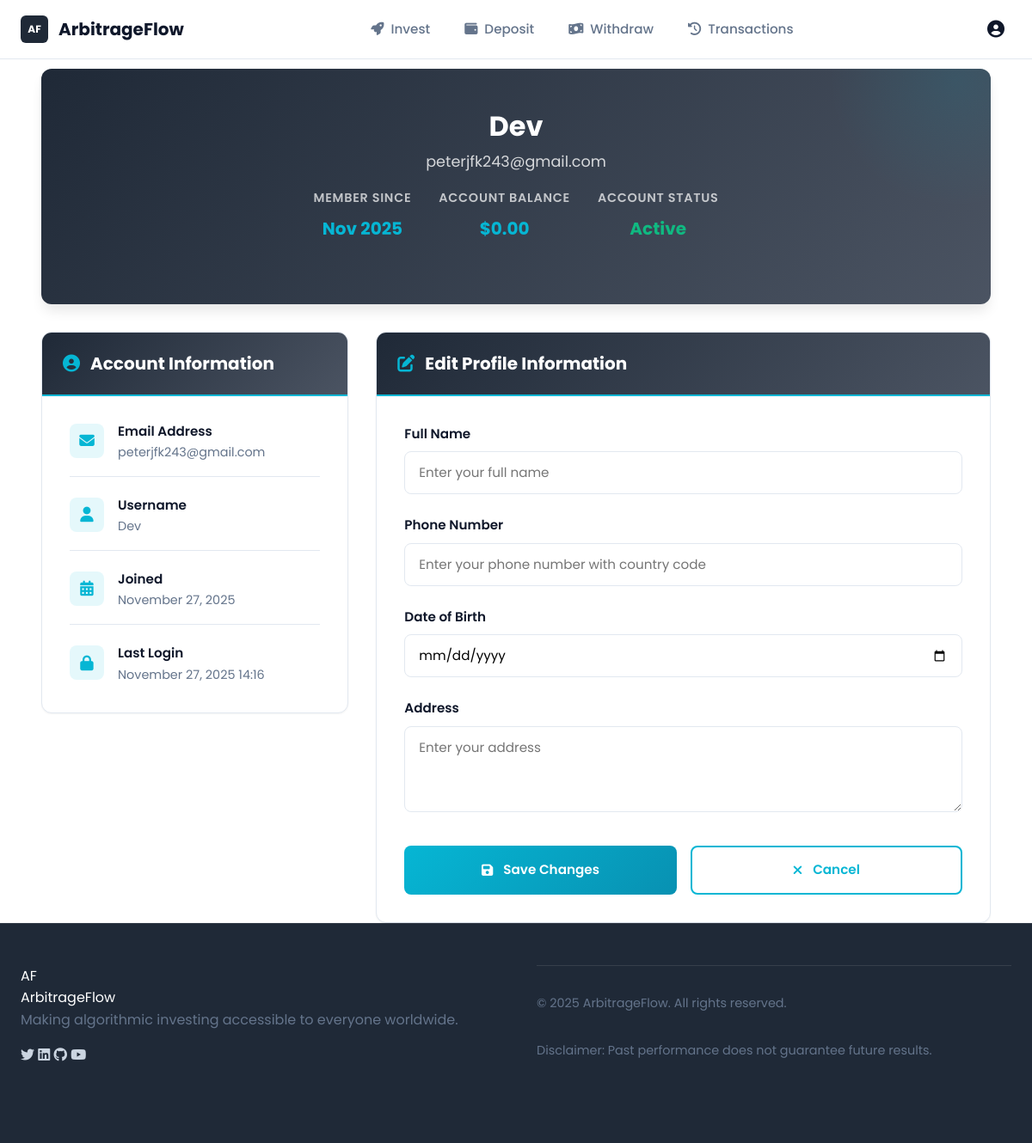
Page /account/profile/ (signed in) on the earlier database version.
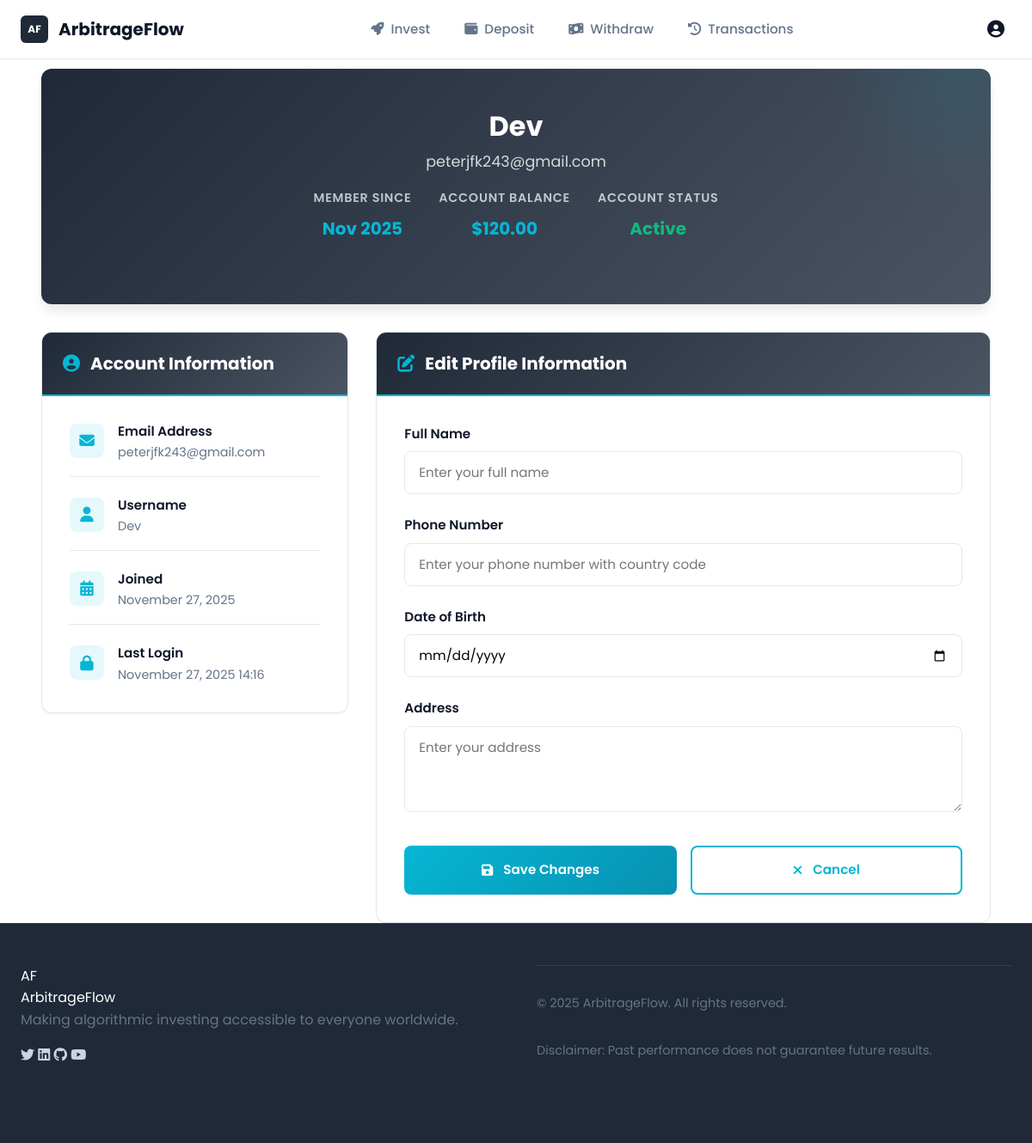
Same page on the later database version.
### account/models.py (models this page shows, shortened)
class User(AbstractUser):
    email = models.EmailField(unique=True)
    username = models.CharField(max_length=30, unique=True)
    full_name = models.CharField(max_length=50, blank=True)
    phone_number = models.CharField(max_length=30, blank=True)
    birth_date = models.DateField(null=True, blank=True)
    address = models.CharField(max_length=255, blank=True)
    country = models.CharField(max_length=100, null=True,blank=True)
    refferal_code = models.CharField(max_length=30, blank=True)
    date_joined = models.DateTimeField(default=timezone.now)
    USERNAME_FIELD = 'email'
    REQUIRED_FIELDS = ['username']
    class Meta:
      verbose_name = 'User'
      verbose_name_plural = 'Users'

class Profile(models.Model):
    user = models.OneToOneField(settings.AUTH_USER_MODEL, on_delete=models.CASCADE)
    account_balance = models.DecimalField(max_digits=10, decimal_places=2, default=0.00)
    class Meta:
        verbose_name = 'Profile'
        verbose_name_plural = 'Profiles'

### account/views.py (the view)
# urls.py: path('profile/', views.profile, name='profile'),
@login_required
def profile(request):
    if request.method == 'POST':
        form = ProfileUpdateForm(request.POST, instance=request.user)
        if form.is_valid():
            form.save()
            messages.success(request, 'Your profile has been updated successfully!')
            return redirect('account:profile')
    else:
        form = ProfileUpdateForm(instance=request.user)
    context = {
        'form': form,
        'user': request.user,
        'profile': request.user.profile
    }
    return render(request, 'account/profile.html', context)

### account/forms.py
class ProfileUpdateForm(forms.ModelForm):
    class Meta:
        model = User
        fields = ['full_name', 'phone_number', 'birth_date', 'address']
        widgets = {
            'full_name': forms.TextInput(attrs={
                'placeholder': 'Enter your full name',
                'class': 'form-input'
            }),
            'phone_number': forms.TextInput(attrs={
                'placeholder': 'Enter your phone number with country code',
                'class': 'form-input'
            }),
            'birth_date': forms.DateInput(attrs={
                'type': 'date',
                'class': 'form-input'
            }),
            'address': forms.Textarea(attrs={
                'placeholder': 'Enter your address',
                'class': 'form-input',
                'rows': 3
            })
        }
    def __init__(self, *args, **kwargs):
        super().__init__(*args, **kwargs)
        self.fields['full_name'].label = 'Full Name'
        self.fields['phone_number'].label = 'Phone Number'
        self.fields['birth_date'].label = 'Date of Birth'
        self.fields['address'].label = 'Address'

### templates/account/profile.html (shortened to what the changed rows need)
{% extends "base.html" %}
{% load static %}
{% load form_tags %}
{% load i18n %}
{% block content %}
<div class="container" style="margin-top: 80px;">
    <div class="profile-hero">
        <div class="profile-header-content">
            <div class="profile-info-header">
                <h1 class="profile-username">{{ user.get_full_name|default:user.username }}</h1>
                <p class="profile-email">{{ user.email }}</p>
                <div class="profile-meta">
                    <div class="meta-item">
                        <span class="meta-label">{% trans 'Member Since' %}</span>
                        <span class="meta-value">{{ user.date_joined|date:"M Y" }}</span>
                    </div>
                    <div class="meta-item">
                        <span class="meta-label">{% trans 'Account Balance' %}</span>
                        <span class="meta-value">${{ user.profile.account_balance|default:"0.00"|floatformat:2 }}</span>
                    </div>
                    <div class="meta-item">
                    </div>
                </div>
            </div>
        </div>
    </div>
    <div class="profile-content">
        <div>
            <div class="profile-card">
                <div class="card-body-custom">
                    <div class="profile-summary">
                        <div class="summary-item">
                            <div class="summary-content">
                                <h6>{% trans 'Email Address' %}</h6>
                                <p>{{ user.email }}</p>
                            </div>
                        </div>
                        <div class="summary-item">
                            <div class="summary-content">
                                <h6>{% trans 'Username' %}</h6>
                                <p>{{ user.username }}</p>
                            </div>
                        </div>
                        <div class="summary-item">
                            <div class="summary-content">
                                <h6>{% trans 'Joined' %}</h6>
                                <p>{{ user.date_joined|date:"F j, Y" }}</p>
                            </div>
                        </div>
                        <div class="summary-item">
                            <div class="summary-content">
                                <h6>{% trans 'Last Login' %}</h6>
                                <p>{% if user.last_login %}{{ user.last_login|date:"F j, Y H:i" }}{% else %}{% trans 'Never' %}{% endif %}</p>
                            </div>
                        </div>
                    </div>
                </div>
            </div>
        </div>
        <div class="profile-card">
            <div class="card-body-custom">
                <form method="post" enctype="multipart/form-data" novalidate>
                    {% for field in form %}
                        {% if field.name != 'avatar' %}
                            <div class="form-group-custom">
                                <label for="{{ field.id_for_label }}" class="form-label-custom">
                                    {{ field.label }}
                                </label>
                                {% if field.widget.input_type == 'textarea' %}
                                    {{ field|addclass:"form-control-custom" }}
                                {% else %}
                                    {{ field|addclass:"form-control-custom" }}
                                {% endif %}
                            </div>
                        {% endif %}
                    {% endfor %}
                </form>
            </div>
        </div>
    </div>
</div>
{% endblock %}

Differences in the rows shown:
changed through a linked row, User "Dev": profile.account_balance "0.00" → "120.00"
